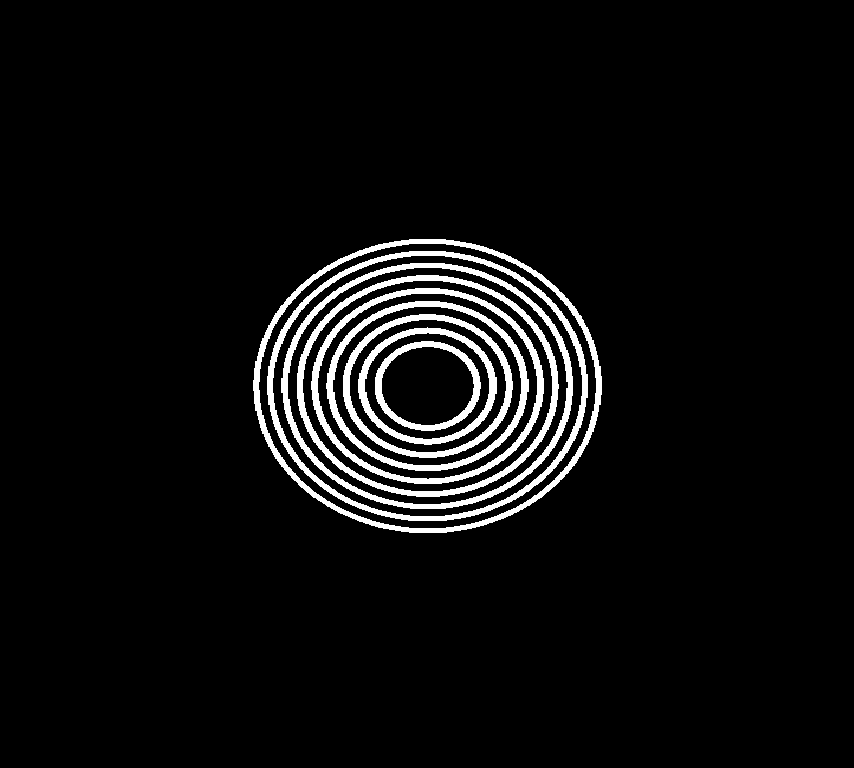
%> input picture data/test-1.png, 854 x 768 px
$ octave example.m   (GNU Octave 9; MATLAB toolbox functions it lacks are replaced by stand-ins)
%> lines starting %> are read from the running program, lines starting %| are printed output that depends on the picture; in (x1, y1, x2, y2) boxes, pixels count from 0 and x2, y2 are one past the last pixel; in counts of white or black regions, pixels touching at a corner belong together; the program's own positions count from 1
### intersection_points.m
function [ points, r_cell ] = intersection_points(img, center, segments, bool_plot)
%INTERSECTION_POINTS detects intersection points
%   Function returns points cell which is a {n, 1} cell where n represents
%   the number of segments. Inside each entry of the cell, you have the x
%   and y coordinates of all points lying on a specific segment.
%
%   <variant 2>

    points = cell(1,segments);
    r_cell = cell(1,segments);
    i = 1;

    for theta = 0:360/segments:359.9
        theta_rad = theta*pi/180;
        search_point = center;
        r = 1; % step size for search point
        prev_spvalue = false; % previous search point value

        % loop while inside bounds
        while(inside_bounds_sp(search_point, size(img))==true)
            % if different color detected
            if(img(search_point(1), search_point(2)) == ~prev_spvalue)
                points{i} = [points{i}; search_point];
                r_cell{i} = [r_cell{i}; ...
                           round(pdist2(center,search_point,'euclidean'))];
                prev_spvalue = ~prev_spvalue;
                r = r + 1; % don't detect one pixel wide
            end
            % update search point
            search_point = center + ...
                        [floor(r*sin(theta_rad)), floor(r*cos(theta_rad))];
            r = r + 1;
        end
        i = i + 1;
    end

    % Plotting the dots
    if(bool_plot == true)
        figure, imshow(img)
        for j = 1:length(points)
            hold on, plot(points{j}(:,2),points{j}(:,1), 'b.')
        end
    end

end

% [12 lines left out: function inside_bounds_sp, not called in this run]

### psa.m
function [r_rings, no_of_rings] = psa(r_cell, center, r_contour0, r_max, bool_plot)

%   r_contour0 -> shape of innermost ring

    % Initializing the parameters
    state = 1;
    r_contour = r_contour0;
    no_of_rings = 1; % keep increasing as it goes inside the function
    r_rings{no_of_rings} = r_contour0;

    % Constructing r_matrix
    r_matrix = zeros(length(r_contour0), r_max);
    for i = 1:length(r_contour0)
        r_matrix(i, r_cell{i}) = 1;
    end

    r_contour = r_contour + 1;

    % Loop increasing value of a and b; end when max values of either of them
    % is crossed
    if(bool_plot == 1)
        figure
        for i = 1:length(r_cell)
            if(i == 1)
                hold off
            end
            plot(i, r_cell{i},'.')
            hold on
        end
        xlabel('theta_k'), ylabel('r (distance from center)')
        hold on
    end

    while(max(r_contour) <= r_max)

        if(bool_plot == 1)
            plot(1:length(r_cell), r_contour, 'r-');
            pause(0.001);
        end

        disp(['state = ' num2str(state)])
        if(mod(state, 3) == 1) % growing to detect white
            if (~is_contour_on_dot(r_contour, r_matrix))
                r_contour = r_contour + 1;
            else
                r_start = r_contour;
                state = state + 1;
            end

        elseif (mod(state, 3) == 2) % detected white, finding black
            % See if all pixels on ellipse are 0
            % if (all not 0) -> radius increase
            % else -> stop
            if (is_contour_on_dot(r_contour, r_matrix))
                r_contour = r_contour + 1;
            else

                state = state - 1;
                r_end = r_contour;

                % extracting points between r_contour_start and r_contour_end
                % and storing in ring_x
                ring_x = size(r_contour);
                for i = 1:size(r_contour, 2)
                    ind = find(r_matrix(i, r_start(i):r_end(i)) == 1, 1);
                    if(~isempty(ind))
                        ring_x(i) = r_start(i) + ...
                                find(r_matrix(i, r_start(i):r_end(i)) == 1);
                    else
                        ring_x(i) = nan;
                    end
                end

                % fit all internal points into a new contour
                r_contour = ring_x;
                no_of_rings = no_of_rings + 1;
                r_rings{no_of_rings} = ring_x-1; % -1: bug compensation, needs fixing later

                r_contour = r_contour + 2; % 2 to avoid erroneous points situtated just next
            end
        end
    end
end

### is_contour_on_dot.m
function contour_on_dot = is_contour_on_dot(r_contour, r_matrix)

    contour_on_dot = false;

    for i = 1:length(r_contour)
        if(r_matrix(i, r_contour(i)) == 1)
            contour_on_dot = true;
            return
        end
    end
end

### example.m
%% Ploar scanning algorithm test code

% setting things up
clc, clear all, close all

%% Loading image
% [13 lines of commented-out code are left out]
img = imread('data/test-1.png');
%> img: size 768x854 logical; 5.3% white; 9 white regions, largest, box (x1, y1, x2, y2) and area: (253, 239, 602, 533) 5396, (267, 251, 588, 521) 5112, (281, 263, 573, 509) 4788
center = [385, 427]; r_max = 180;
a0 = 10; b0 = 10;

% test image - 4
% img = imread('data/rings-1.png');
% center = [485, 485]; r_max = 400;
% a0 = 10; b0 = 10;

tic
%% Finding points
segments = 24;
[points, r_cell] = intersection_points(img, center, segments, 1);
%> after the loop in intersection_points, `for theta = 0:360/segments:359.9`: i = 25; points = 24 items
%> the loop in intersection_points, `for j = 1:length(points)` made 24 passes
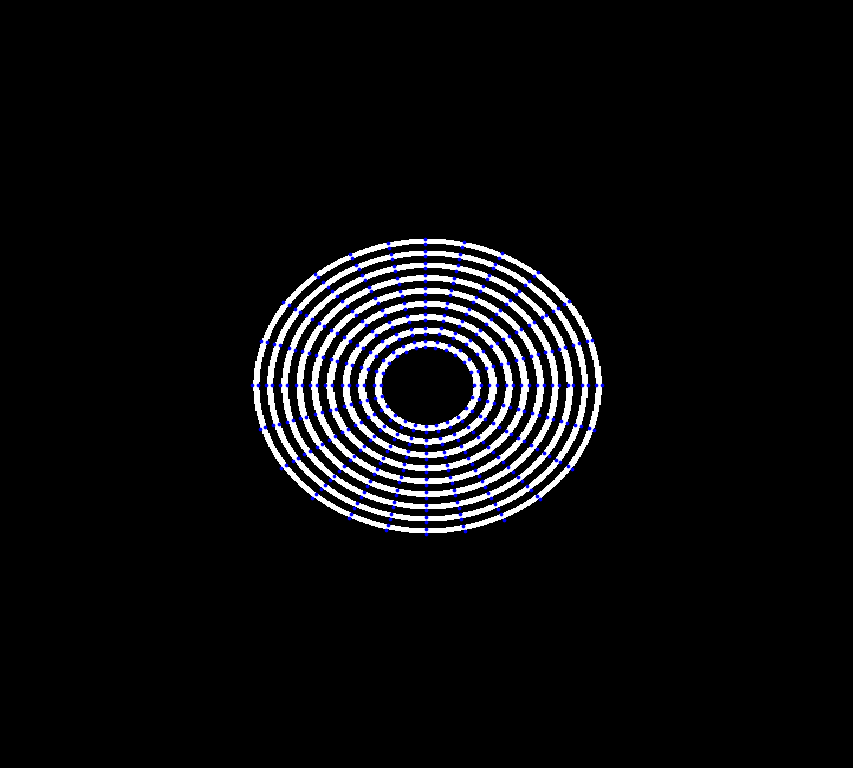
%> figure redrawn from the program's plot data
%> points = 24 items; r_cell = 24 items

theta = 0:360/segments:359.9;
theta = round(theta);

% Constructing r_matrix
r_matrix = zeros(segments, r_max);
for i = 1:segments
    r_matrix(i, r_cell{i}) = 1;
end


% Plotting the points
figure, hold on
for i = 1:length(r_cell)
    plot(i, r_cell{i}, 'b.')
end
%> this loop made 24 passes
xlabel('theta_k'), ylabel('r (distance from center)')
%> after `ylabel('r (distance from center)')`:
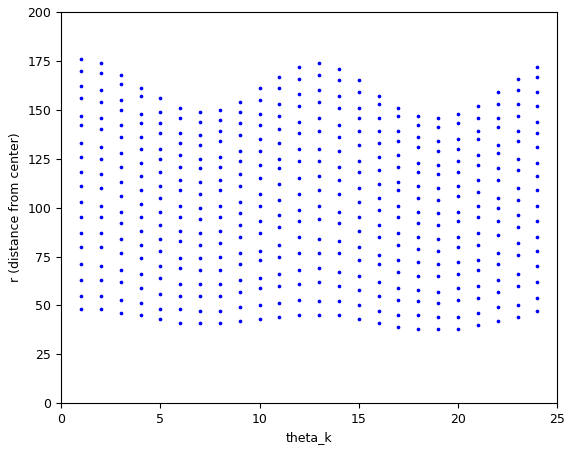
%> figure redrawn from the program's plot data

%% Applying polar scanning algorithm for ring labelling

% Assuming no break in first ring
r_contour0 = zeros(1, segments);
for i = 1:segments
    r_contour0(i) = min(r_cell{i});
end
%> after the loop, r_contour0 = 24 values, max 48 at index 1, min 38 at index 18, mean 42.79

[r_rings, no_of_rings] = psa(r_cell, center, r_contour0, r_max, 1);
%> in psa, `r_contour = r_contour0;`: r_contour has the same summary as r_contour0 outside psa
%> in psa, `r_matrix = zeros(length(r_contour0), r_max);`: r_matrix: size 24x180 double; every value is 0
%> the loop in psa, `for i = 1:length(r_contour0)` made 24 passes
%> in psa, `r_contour = r_contour + 1;`: r_contour = 24 values, max 49 at index 1, min 39 at index 18, mean 43.79
%> the loop in psa, `for i = 1:length(r_cell)` made 24 passes
%> the loop in psa, `while(max(r_contour) <= r_max)` made 148 passes
%> state on passes 5, 10, 15, 20, 23, 28, 32, 38, 41, 46, 50, 56: 2, 1, 2, 1, 2, 1, 2, 1, 2, 1, 2, 1
%| state = 1
%| state = 1
%| state = 1
%| state = 1
%| state = 1
%| state = 2
%| state = 2
%| state = 2
%> (further printed lines are left out)
%> after the loop in psa, `while(max(r_contour) <= r_max)`: ind = 2; no_of_rings = 18; r_contour = 24 values, max 181 at index 1, min 151 at index 19, mean 165.3; r_end = 24 values, max 178 at index 1, min 149 at index 19, mean 162.9; r_rings = 18 items; r_start = 24 values, max 174 at index 1, min 145 at index 19, mean 158.9; ring_x = 24 values, max 177 at index 1, min 147 at index 19, mean 161.3; state = 1
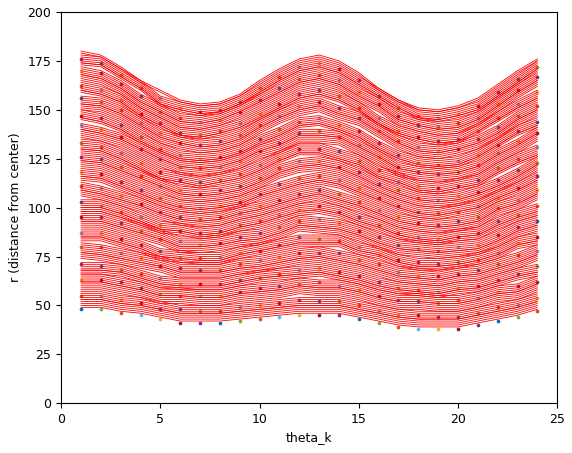
%> figure redrawn from the program's plot data; curve peaks at x = 1, y = 49; curve peaks at x = 1, y = 50; curve peaks at x = 1, y = 51; curve peaks at x = 1, y = 52
%> r_rings = 18 items; no_of_rings = 18
% figure, imagesc(img_lb)

%% Plotting r_rings

figure, hold on
for i = 1:length(r_cell)
    plot(i, r_cell{i}, '.')
end
for i = 1:length(r_rings)
    plot(1:segments, r_rings{i}, 'r-')
end
%> this loop made 18 passes
xlabel('theta_k'), ylabel('r (distance from center)')
%> after `ylabel('r (distance from center)')`:
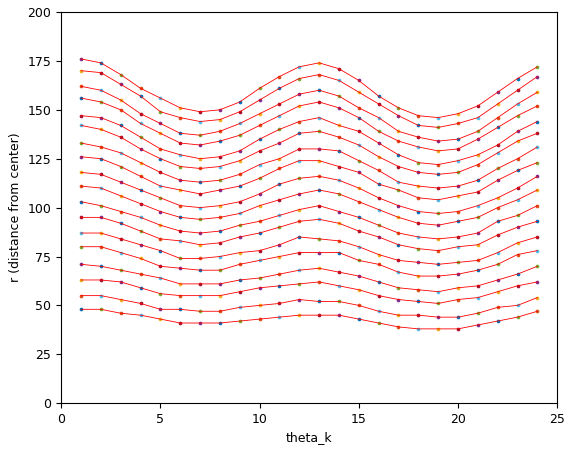
%> figure redrawn from the program's plot data; curve peaks at x = 1, y = 48; curve peaks at x = 1, y = 55; curve peaks at x = 1, y = 63; curve peaks at x = 1, y = 71
toc
